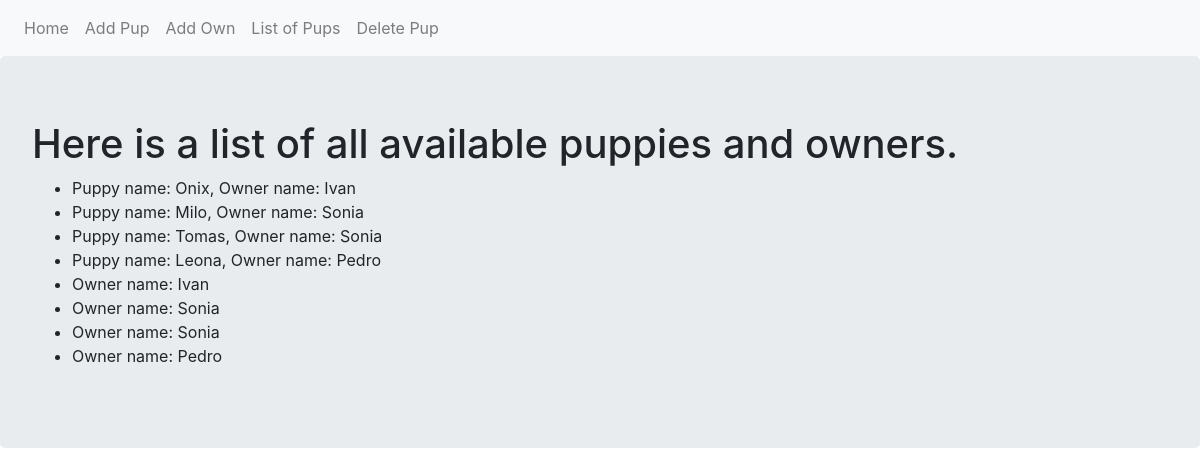
Page /list on the committed database.
### adoption_site.py (models this page shows, shortened)
class Puppy(db.Model):
    __tablename__ = 'puppies'
    id = db.Column(db.Integer, primary_key=True)
    name = db.Column(db.Text)
    owner = db.relationship('Owner', backref='puppy', uselist=False)
    def __repr__(self):
        if self.owner:
            return f"Puppy name: {self.name}, Owner name: {self.owner.name}"
        else:
            return f"Puppy name: {self.name}, Has not owner assigned"

class Owner(db.Model):
    __tablename__ = 'Owners'
    id = db.Column(db.Integer, primary_key=True)
    name = db.Column(db.Text)
    puppy_id = db.Column(db.Integer, db.ForeignKey('puppies.id'))
    def __repr__(self):
        return f"Owner name: {self.name}"

### adoption_site.py (the view)
@app.route('/list')
def list_pup():
    puppies = Puppy.query.all()
    owners = Owner.query.all()
    entities = {'puppies': puppies, 'owners': owners}
    return render_template('list.html', entities=entities)

### templates/list.html (shortened to what this page needs)
{% extends "base.html" %}
{% block content %}
<div class="jumbotron">
  <h1>Here is a list of all available puppies and owners.</h1>
  <ul>
    {% for pup in entities['puppies']  %}
    <li>{{pup}}</li>
    {% endfor %}
    {% for own in entities['owners']  %}
    <li>{{own}}</li>
    {% endfor %}
  </ul>
</div>
{% endblock %}

### templates/base.html (shortened to what this page needs)
<!DOCTYPE html>
<html lang="en" dir="ltr">
<head>
  <link rel="stylesheet" href="https://maxcdn.bootstrapcdn.com/bootstrap/4.0.0/css/bootstrap.min.css"
>
</head>
<body>
  <nav class="navbar navbar-expand-lg navbar-light bg-light">
    <div class="navbar-nav">
      <a class="nav-item nav-link" href="{{ url_for('index') }}">Home</a>
      <a class="nav-item nav-link" href="{{ url_for('add_pup') }}">Add Pup</a>
      <a class="nav-item nav-link" href="{{ url_for('add_own') }}">Add Own</a>
      <a class="nav-item nav-link" href="{{ url_for('list_pup') }}">List of Pups</a>
      <a class="nav-item nav-link" href="{{ url_for('del_pup') }}">Delete Pup</a>
    </div>
  </nav>
  {% block content %}
  {% endblock %}
</body>
</html>

### rows in the picture
Puppy: name.name "Puppy name: Onix, Owner name: Ivan"
Puppy: name.name "Puppy name: Milo, Owner name: Sonia"
Puppy: name.name "Puppy name: Tomas, Owner name: Sonia"
Puppy: name.name "Puppy name: Leona, Owner name: Pedro"
Owner: name "Owner name: Ivan"
Owner: name "Owner name: Sonia"
Owner: name "Owner name: Sonia"
Owner: name "Owner name: Pedro"
